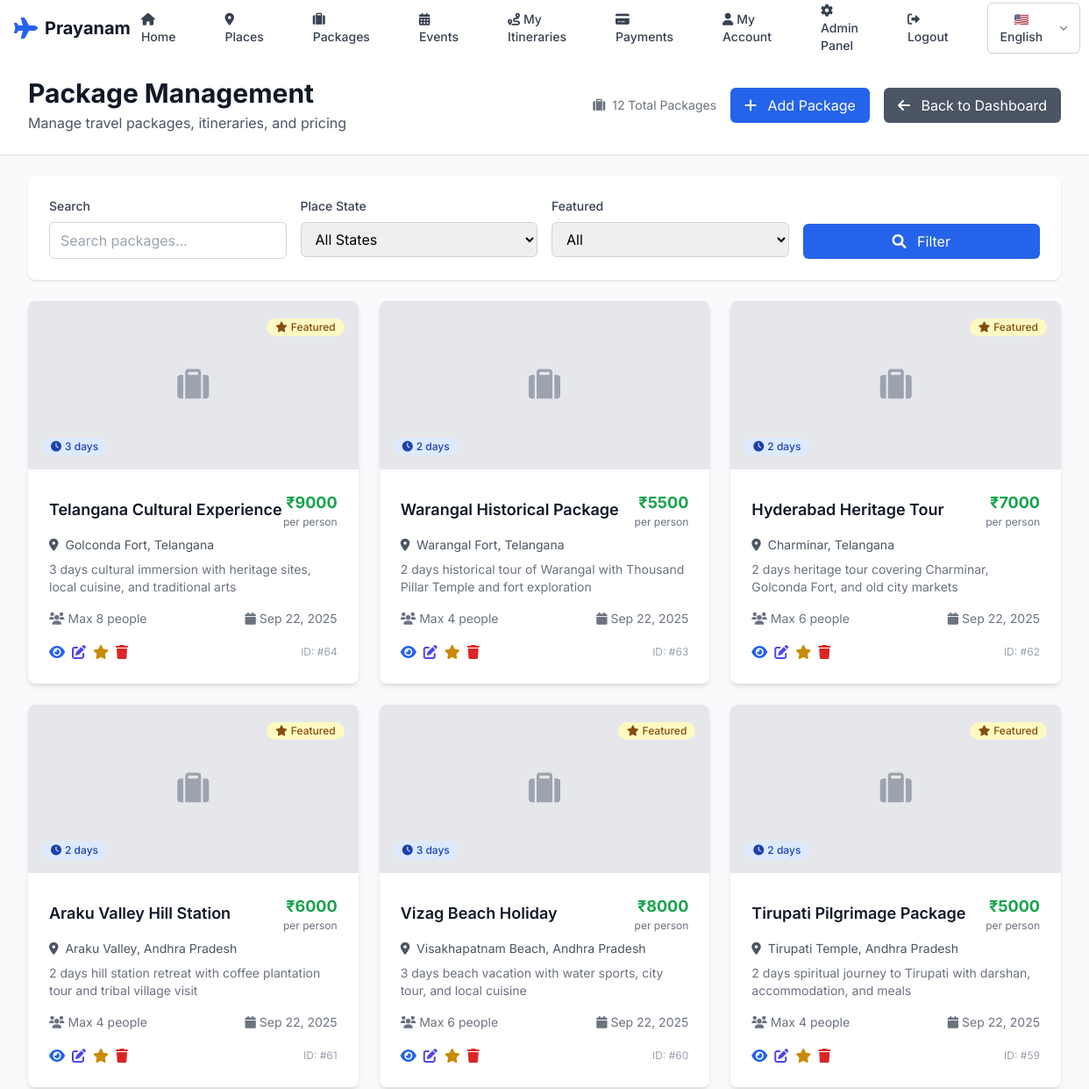
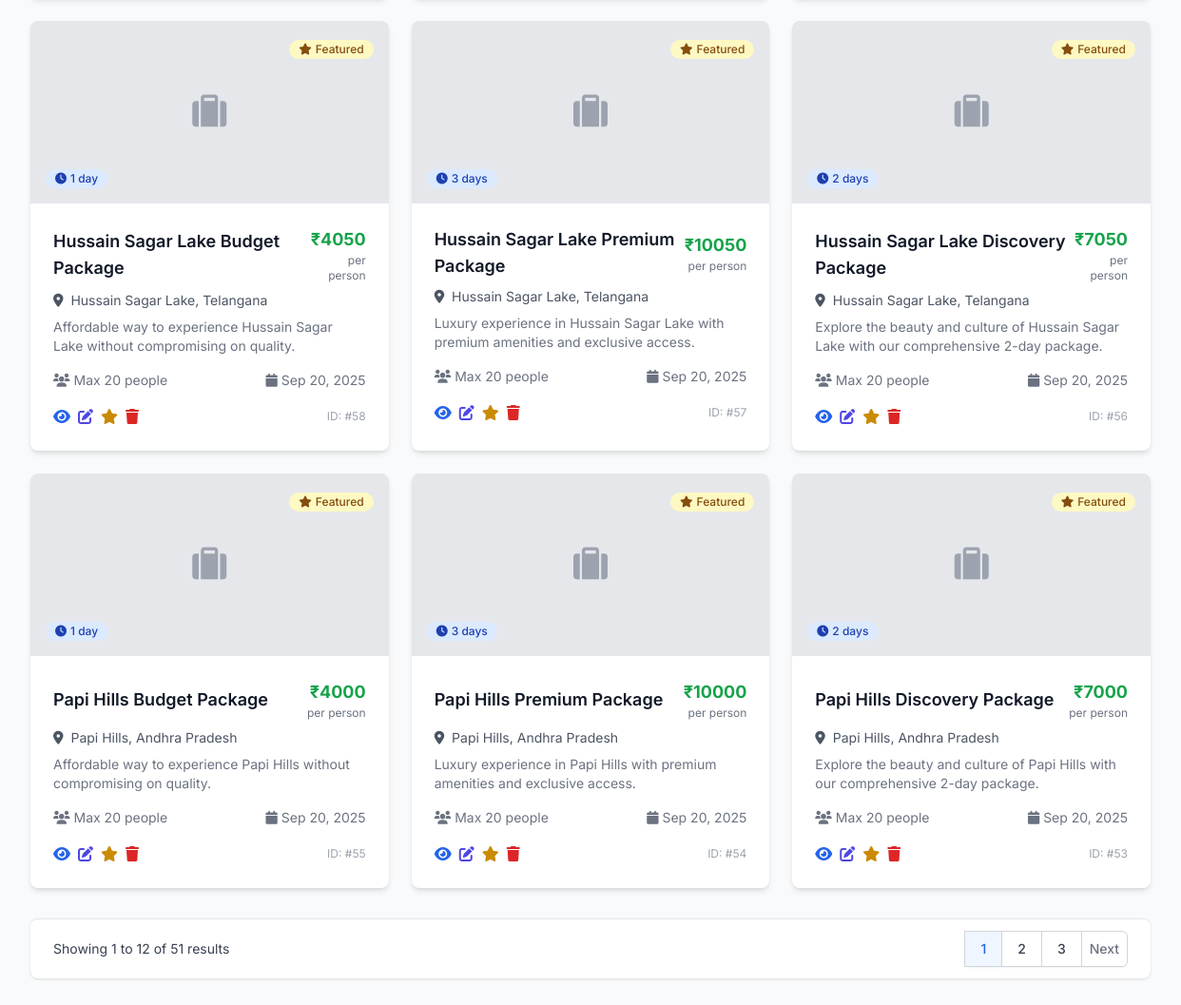
Page /admin-dashboard/packages/ (signed in) on the committed database (2 pictures, top to bottom).
### packages/models.py (models this page shows, shortened)
class Package(models.Model):
    name = models.CharField(max_length=200)
    place = models.ForeignKey(Place, on_delete=models.CASCADE, related_name='packages')
    description = models.TextField()
    base_price = models.DecimalField(max_digits=10, decimal_places=2)
    duration_days = models.IntegerField(default=1)
    max_capacity = models.IntegerField(default=10)
    is_featured = models.BooleanField(default=False)
    image = models.ImageField(upload_to='packages/', blank=True, null=True)
    created_at = models.DateTimeField(auto_now_add=True)
    updated_at = models.DateTimeField(auto_now=True)
    class Meta:
        ordering = ['-created_at']

### places/models.py (models this page shows, shortened)
class Place(models.Model):
    SEASON_CHOICES = [
        ('spring', 'Spring'),
        ('summer', 'Summer'),
        ('autumn', 'Autumn'),
        ('winter', 'Winter'),
    ]
    CATEGORY_CHOICES = [
        ('heritage', 'Heritage'),
        ('beaches', 'Beaches'),
        ('temples', 'Temples'),
        ('adventure', 'Adventure'),
        ('hills', 'Hills'),
        ('wildlife', 'Wildlife'),
        ('cultural', 'Cultural'),
    ]
    STATE_CHOICES = [
        ('ap', 'Andhra Pradesh'),
        ('telangana', 'Telangana'),
    ]
    name = models.CharField(max_length=200)
    location = models.CharField(max_length=200)
    description = models.TextField()
    image = models.ImageField(upload_to='places/', null=True, blank=True)
    season = models.CharField(max_length=20, choices=SEASON_CHOICES, default='summer')
    category = models.CharField(max_length=20, choices=CATEGORY_CHOICES, default='cultural')
    state = models.CharField(max_length=20, choices=STATE_CHOICES, default='ap')
    district = models.CharField(max_length=100, blank=True)
    latitude = models.DecimalField(max_digits=9, decimal_places=6, null=True, blank=True)
    longitude = models.DecimalField(max_digits=9, decimal_places=6, null=True, blank=True)
    average_temperature = models.DecimalField(max_digits=4, decimal_places=1, null=True, blank=True)
    best_time_to_visit = models.CharField(max_length=100, blank=True)
    entry_fee = models.DecimalField(max_digits=8, decimal_places=2, default=0)
    opening_hours = models.CharField(max_length=100, default="6:00 AM - 6:00 PM")
    rating = models.DecimalField(max_digits=3, decimal_places=2, default=0, validators=[MinValueValidator(0), MaxValueValidator(5)])
    total_reviews = models.IntegerField(default=0)
    is_featured = models.BooleanField(default=False)
    is_popular = models.BooleanField(default=False)
    created_at = models.DateTimeField(auto_now_add=True)
    updated_at = models.DateTimeField(auto_now=True)
    class Meta:
        ordering = ['-is_featured', '-rating', 'name']

### admin_dashboard/views_custom.py (the view)
    def wrapper(request, *args, **kwargs):
        if not request.user.is_authenticated or not request.user.is_admin:
            messages.error(request, 'Access denied. Admin privileges required.')
            return redirect('login')
        return view_func(request, *args, **kwargs)

### accounts/models.py (called while the page is built)
    @property
    def is_admin(self):
        return self.role == 'admin'

### admin_dashboard/views_custom.py (called while the page is built)
def admin_required(view_func):
    def wrapper(request, *args, **kwargs):
        if not request.user.is_authenticated or not request.user.is_admin:
            messages.error(request, 'Access denied. Admin privileges required.')
            return redirect('login')
        return view_func(request, *args, **kwargs)
    return wrapper

### templates/admin_dashboard/package_management.html (shortened to what this page needs)
{% extends 'admin_dashboard/base.html' %}
{% block content %}
<div class="min-h-screen bg-gray-50">
    <div class="bg-white shadow-sm border-b border-gray-200">
        <div class="max-w-7xl mx-auto px-4 sm:px-6 lg:px-8">
            <div class="flex justify-between items-center py-6">
                <div>
                    <h1 class="text-3xl font-bold text-gray-900">Package Management</h1>
                    <p class="text-gray-600 mt-1">Manage travel packages, itineraries, and pricing</p>
                </div>
                <div class="flex items-center space-x-4">
                    <div class="text-sm text-gray-500">
                        <i class="fas fa-suitcase mr-1"></i>
                        {{ packages|length }} Total Packages
                    </div>
                    <a href="{% url 'admin_dashboard:create_package' %}" class="bg-blue-600 text-white px-4 py-2 rounded-md hover:bg-blue-700 transition-colors duration-200">
                        <i class="fas fa-plus mr-2"></i>
                        Add Package
                    </a>
                    <a href="{% url 'admin_dashboard:custom_admin_dashboard' %}" class="bg-gray-600 text-white px-4 py-2 rounded-md hover:bg-gray-700 transition-colors duration-200">
                        <i class="fas fa-arrow-left mr-2"></i>
                        Back to Dashboard
                    </a>
                </div>
            </div>
        </div>
    </div>
    <div class="max-w-7xl mx-auto px-4 sm:px-6 lg:px-8 py-6">
        <div class="bg-white rounded-lg shadow p-6 mb-6">
            <form method="get" class="grid grid-cols-1 md:grid-cols-4 gap-4">
                <div>
                    <label class="block text-sm font-medium text-gray-700 mb-2">Search</label>
                    <input type="text" name="search" value="{{ request.GET.search }}" placeholder="Search packages..." class="w-full px-3 py-2 border border-gray-300 rounded-md focus:outline-none focus:ring-2 focus:ring-blue-500">
                </div>
                <div>
                    <label class="block text-sm font-medium text-gray-700 mb-2">Place State</label>
                    <select name="place_state" class="w-full px-3 py-2 border border-gray-300 rounded-md focus:outline-none focus:ring-2 focus:ring-blue-500">
                        <option value="">All States</option>
                    </select>
                </div>
                <div>
                    <label class="block text-sm font-medium text-gray-700 mb-2">Featured</label>
                    <select name="is_featured" class="w-full px-3 py-2 border border-gray-300 rounded-md focus:outline-none focus:ring-2 focus:ring-blue-500">
                        <option value="">All</option>
                    </select>
                </div>
                <div class="flex items-end">
                    <button type="submit" class="w-full bg-blue-600 text-white px-4 py-2 rounded-md hover:bg-blue-700 transition-colors duration-200">
                        <i class="fas fa-search mr-2"></i>
                        Filter
                    </button>
                </div>
            </form>
        </div>
        <div class="grid grid-cols-1 md:grid-cols-2 lg:grid-cols-3 gap-6">
            {% for package in packages %}
            <div class="bg-white rounded-lg shadow-md overflow-hidden hover:shadow-lg transition-shadow duration-300">
                <div class="h-48 bg-gray-200 relative">
                    {% if package.image %}
                        <img src="{{ package.image.url }}" alt="{{ package.name }}" class="w-full h-full object-cover">
                    {% else %}
                        <div class="w-full h-full flex items-center justify-center">
                            <i class="fas fa-suitcase text-4xl text-gray-400"></i>
                        </div>
                    {% endif %}
                    <div class="absolute top-4 right-4">
                        {% if package.is_featured %}
                        <span class="inline-flex items-center px-2.5 py-0.5 rounded-full text-xs font-medium bg-yellow-100 text-yellow-800">
                            <i class="fas fa-star mr-1"></i>
                            Featured
                        </span>
                        {% endif %}
                    </div>
                    <div class="absolute bottom-4 left-4">
                        <span class="inline-flex items-center px-2.5 py-0.5 rounded-full text-xs font-medium bg-blue-100 text-blue-800">
                            <i class="fas fa-clock mr-1"></i>
                            {{ package.duration_days }} day{{ package.duration_days|pluralize }}
                        </span>
                    </div>
                </div>
                <div class="p-6">
                    <div class="flex items-center justify-between mb-2">
                        <h3 class="text-lg font-semibold text-gray-900">{{ package.name }}</h3>
                        <div class="text-right">
                            <div class="text-lg font-bold text-green-600">₹{{ package.base_price|floatformat:0 }}</div>
                            <div class="text-xs text-gray-500">per person</div>
                        </div>
                    </div>
                    <p class="text-sm text-gray-600 mb-2">
                        <i class="fas fa-map-marker-alt mr-1"></i>
                        {{ package.place.name }}, {{ package.place.get_state_display }}
                    </p>
                    <p class="text-sm text-gray-500 mb-4 line-clamp-2">{{ package.description|truncatewords:20 }}</p>
                    <div class="flex items-center justify-between text-sm text-gray-500 mb-4">
                        <div class="flex items-center">
                            <i class="fas fa-users mr-1"></i>
                            Max {{ package.max_capacity }} people
                        </div>
                        <div class="flex items-center">
                            <i class="fas fa-calendar mr-1"></i>
                            {{ package.created_at|date:"M d, Y" }}
                        </div>
                    </div>
                    <div class="flex items-center justify-between">
                        <div class="flex space-x-2">
                            <a href="{% url 'admin_dashboard:package_detail' package.id %}" class="text-blue-600 hover:text-blue-900" title="View Details">
                                <i class="fas fa-eye"></i>
                            </a>
                            <a href="{% url 'admin_dashboard:edit_package' package.id %}" class="text-indigo-600 hover:text-indigo-900" title="Edit Package">
                                <i class="fas fa-edit"></i>
                            </a>
                            <button onclick="toggleFeatured({{ package.id }}, {{ package.is_featured|yesno:'true,false' }})" class="text-yellow-600 hover:text-yellow-900" title="Toggle Featured">
                                <i class="fas fa-star"></i>
                            </button>
                            <button onclick="deletePackage({{ package.id }})" class="text-red-600 hover:text-red-900" title="Delete Package">
                                <i class="fas fa-trash"></i>
                            </button>
                        </div>
                        <div class="text-xs text-gray-400">
                            ID: #{{ package.id }}
                        </div>
                    </div>
                </div>
            </div>
            {% endfor %}
        </div>
        {% if is_paginated %}
        <div class="mt-8 bg-white px-4 py-3 flex items-center justify-between border-t border-gray-200 sm:px-6 rounded-lg shadow">
            <div class="hidden sm:flex-1 sm:flex sm:items-center sm:justify-between">
                <div>
                    <p class="text-sm text-gray-700">
                        Showing {{ page_obj.start_index }} to {{ page_obj.end_index }} of {{ page_obj.paginator.count }} results
                    </p>
                </div>
                <div>
                    <nav class="relative z-0 inline-flex rounded-md shadow-sm -space-x-px">
                        {% for num in page_obj.paginator.page_range %}
                            {% if page_obj.number == num %}
                                <span class="relative inline-flex items-center px-4 py-2 border border-gray-300 bg-blue-50 text-sm font-medium text-blue-600">{{ num }}</span>
                            {% elif num > page_obj.number|add:'-3' and num < page_obj.number|add:'3' %}
                                <a href="?page={{ num }}" class="relative inline-flex items-center px-4 py-2 border border-gray-300 bg-white text-sm font-medium text-gray-700 hover:bg-gray-50">{{ num }}</a>
                            {% endif %}
                        {% endfor %}
                        {% if page_obj.has_next %}
                            <a href="?page={{ page_obj.next_page_number }}" class="relative inline-flex items-center px-2 py-2 rounded-r-md border border-gray-300 bg-white text-sm font-medium text-gray-500 hover:bg-gray-50">Next</a>
                        {% endif %}
                    </nav>
                </div>
            </div>
        </div>
        {% endif %}
    </div>
</div>
{% endblock %}

### templates/base.html (style rules this page uses)
body { font-family: 'Inter', sans-serif; }

### rows in the picture
Package: is_featured True (drawn), duration_days "3", name "Telangana Cultural Experience", base_price "9000", place.name "Golconda Fort", place.state "Telangana", description "3 days cultural immersion with heritage sites, local cuisine, and traditional arts", max_capacity "8", created_at "Sep 22, 2025", id "64"
Package: duration_days "2", name "Warangal Historical Package", base_price "5500", place.name "Warangal Fort", place.state "Telangana", description "2 days historical tour of Warangal with Thousand Pillar Temple and fort exploration", max_capacity "4", created_at "Sep 22, 2025", id "63"
Package: is_featured True (drawn), duration_days "2", name "Hyderabad Heritage Tour", base_price "7000", place.name "Charminar", place.state "Telangana", description "2 days heritage tour covering Charminar, Golconda Fort, and old city markets", max_capacity "6", created_at "Sep 22, 2025", id "62"
Package: is_featured True (drawn), duration_days "2", name "Araku Valley Hill Station", base_price "6000", place.name "Araku Valley", place.state "Andhra Pradesh", description "2 days hill station retreat with coffee plantation tour and tribal village visit", max_capacity "4", created_at "Sep 22, 2025", id "61"
Package: is_featured True (drawn), duration_days "3", name "Vizag Beach Holiday", base_price "8000", place.name "Visakhapatnam Beach", place.state "Andhra Pradesh", description "3 days beach vacation with water sports, city tour, and local cuisine", max_capacity "6", created_at "Sep 22, 2025", id "60"
Package: is_featured True (drawn), duration_days "2", name "Tirupati Pilgrimage Package", base_price "5000", place.name "Tirupati Temple", place.state "Andhra Pradesh", description "2 days spiritual journey to Tirupati with darshan, accommodation, and meals", max_capacity "4", created_at "Sep 22, 2025", id "59"
Package: is_featured True (drawn), duration_days "1", name "Hussain Sagar Lake Budget Package", base_price "4050", place.name "Hussain Sagar Lake", place.state "Telangana", description "Affordable way to experience Hussain Sagar Lake without compromising on quality.", max_capacity "20", created_at "Sep 20, 2025", id "58"
Package: is_featured True (drawn), duration_days "3", name "Hussain Sagar Lake Premium Package", base_price "10050", place.name "Hussain Sagar Lake", place.state "Telangana", description "Luxury experience in Hussain Sagar Lake with premium amenities and exclusive access.", max_capacity "20", created_at "Sep 20, 2025", id "57"
Package: is_featured True (drawn), duration_days "2", name "Hussain Sagar Lake Discovery Package", base_price "7050", place.name "Hussain Sagar Lake", place.state "Telangana", description "Explore the beauty and culture of Hussain Sagar Lake with our comprehensive 2-day package.", max_capacity "20", created_at "Sep 20, 2025", id "56"
Package: is_featured True (drawn), duration_days "1", name "Papi Hills Budget Package", base_price "4000", place.name "Papi Hills", place.state "Andhra Pradesh", description "Affordable way to experience Papi Hills without compromising on quality.", max_capacity "20", created_at "Sep 20, 2025", id "55"
Package: is_featured True (drawn), duration_days "3", name "Papi Hills Premium Package", base_price "10000", place.name "Papi Hills", place.state "Andhra Pradesh", description "Luxury experience in Papi Hills with premium amenities and exclusive access.", max_capacity "20", created_at "Sep 20, 2025", id "54"
Package: is_featured True (drawn), duration_days "2", name "Papi Hills Discovery Package", base_price "7000", place.name "Papi Hills", place.state "Andhra Pradesh", description "Explore the beauty and culture of Papi Hills with our comprehensive 2-day package.", max_capacity "20", created_at "Sep 20, 2025", id "53"

### other values in the picture
{{ packages|length }} "12"
{{ page_obj.start_index }} "1"
{{ page_obj.end_index }} "12"
{{ page_obj.paginator.count }} "51"
{{ num }} "1"
{{ num }} "2" "3"
